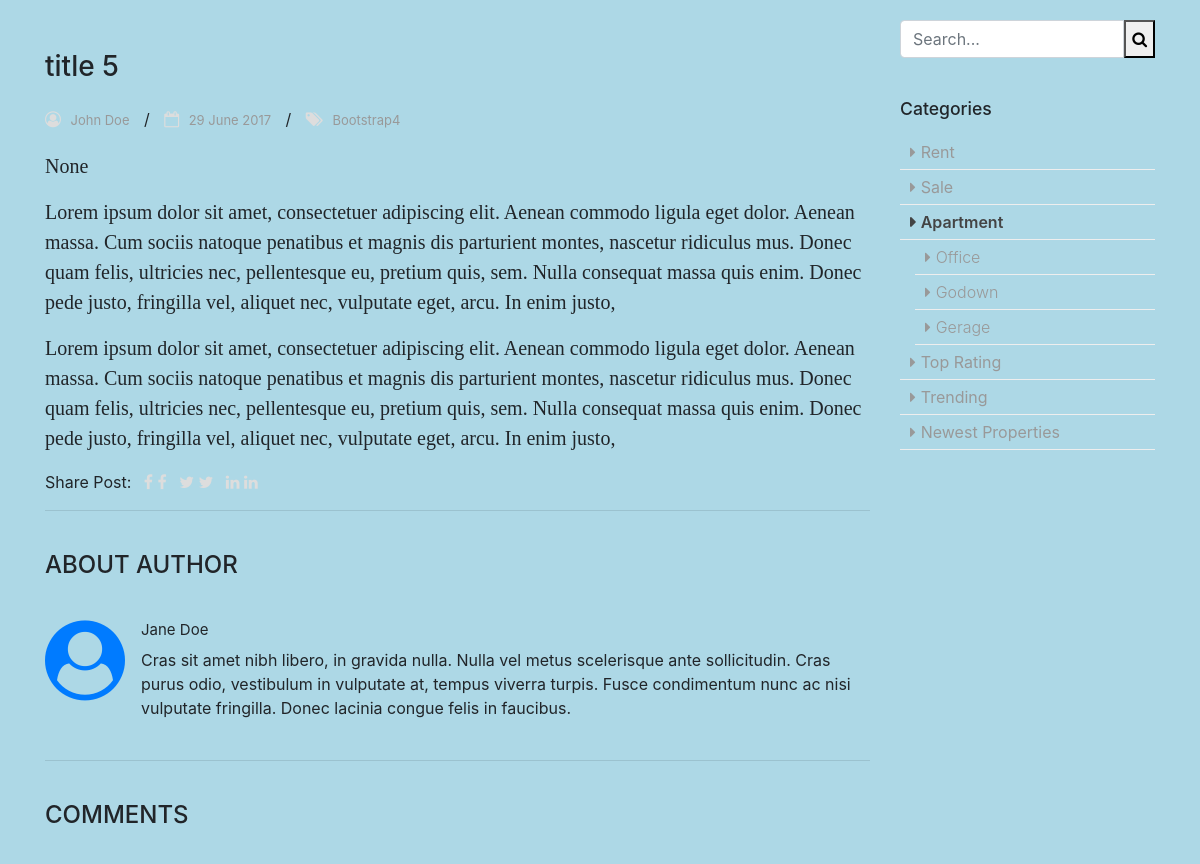
Before: /post/4 (upper part) with the older database file.
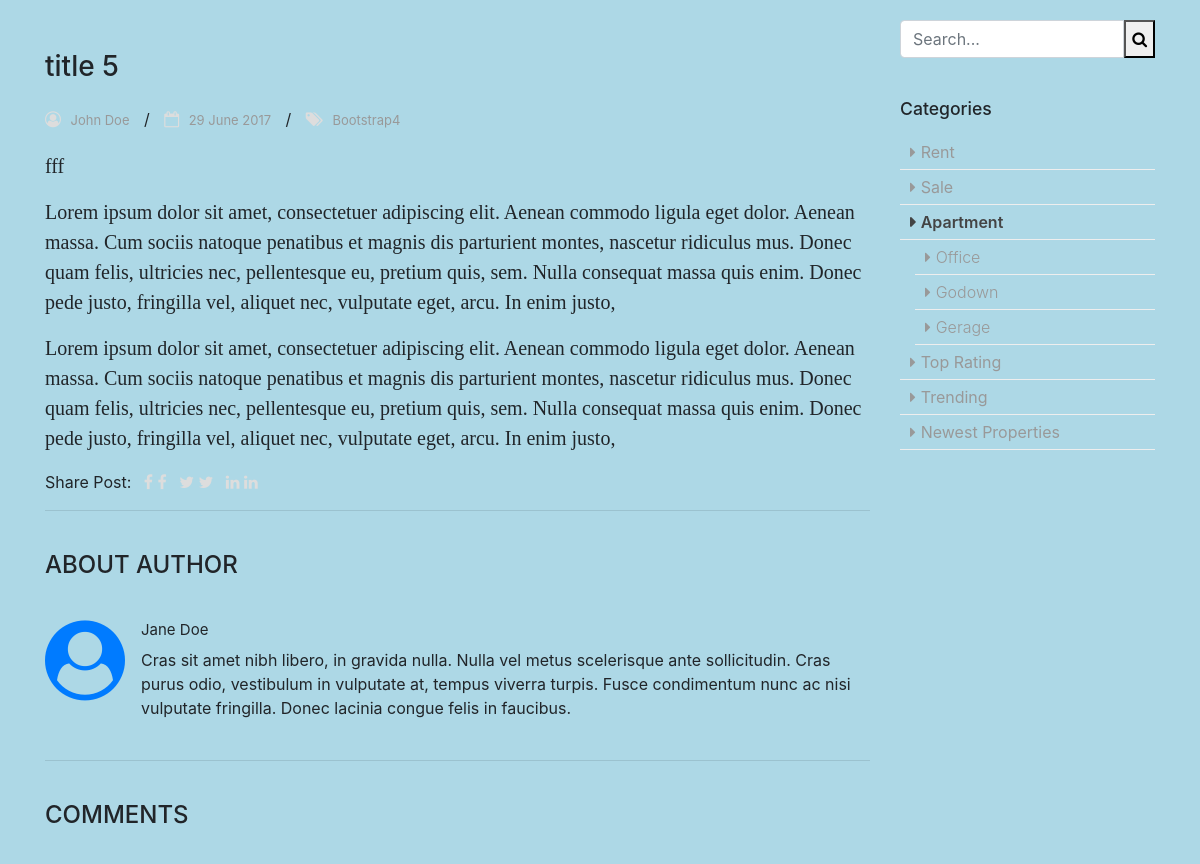
After: the same page with the newer database file.
### blog/models.py (models this page shows, shortened)
class Post(models.Model):
    title = models.CharField(max_length=63)
    slug = models.SlugField(null=True)
    text = models.TextField(null=True)
    pub_date = models.DateField(null=True)
    image = models.FileField(null=True)

### blog/views.py (the view)
# urls.py: path('post/<int:id>', post_details, name="post-details"),
def post_details(request, id):
    context = {}
    try:
       post = Post.objects.get(id=id)
       context['post'] = post
    except Post.DoesNotExist:
        context['error'] = "Not found"
    template_name = 'blog/post_details.html'
    return render(request, template_name, context)

### blog/templates/blog/post_details.html (shortened to what this page needs)
{% extends 'base.html' %}
{% load static %}
{% block css %}
<link href="https://maxcdn.bootstrapcdn.com/font-awesome/4.7.0/css/font-awesome.min.css" rel="stylesheet">
<link rel="stylesheet" href="{% static 'blog/post.css' %}">
{% endblock %}
{% block body %}
<div class="container pb50">
    <div class="row">
        <div class="col-md-9 mb40">
            <article>
                <div class="post-content">
                    <h3>{{post.title}}</h3>
                    <ul class="post-meta list-inline">
                        <li class="list-inline-item">
                            <i class="fa fa-user-circle-o"></i> <a href="#">John Doe</a>
                        </li>
                        <li class="list-inline-item">
                            <i class="fa fa-calendar-o"></i> <a href="#">29 June 2017</a>
                        </li>
                        <li class="list-inline-item">
                            <i class="fa fa-tags"></i> <a href="#">Bootstrap4</a>
                        </li>
                    </ul>
                    <p> {{post.text}}</p>
                                            <p class="lead">Lorem ipsum dolor sit amet, consectetuer adipiscing elit. Aenean commodo ligula eget dolor. Aenean massa. Cum sociis natoque penatibus et magnis dis parturient montes, nascetur ridiculus mus. Donec quam felis, ultricies nec, pellentesque eu, pretium quis, sem. Nulla consequat massa quis enim. Donec pede justo, fringilla vel, aliquet nec, vulputate eget, arcu. In enim justo, </p>
                    <p>Lorem ipsum dolor sit amet, consectetuer adipiscing elit. Aenean commodo ligula eget dolor. Aenean massa. Cum sociis natoque penatibus et magnis dis parturient montes, nascetur ridiculus mus. Donec quam felis, ultricies nec, pellentesque eu, pretium quis, sem. Nulla consequat massa quis enim. Donec pede justo, fringilla vel, aliquet nec, vulputate eget, arcu. In enim justo, </p>
                    <ul class="list-inline share-buttons">
                        <li class="list-inline-item">Share Post:</li>
                        <li class="list-inline-item">
                            <a href="#" class="social-icon-sm si-dark si-colored-facebook si-gray-round">
                                <i class="fa fa-facebook"></i>
                                <i class="fa fa-facebook"></i>
                            </a>
                        </li>
                        <li class="list-inline-item">
                            <a href="#" class="social-icon-sm si-dark si-colored-twitter si-gray-round">
                                <i class="fa fa-twitter"></i>
                                <i class="fa fa-twitter"></i>
                            </a>
                        </li>
                        <li class="list-inline-item">
                            <a href="#" class="social-icon-sm si-dark si-colored-linkedin si-gray-round">
                                <i class="fa fa-linkedin"></i>
                                <i class="fa fa-linkedin"></i>
                            </a>
                        </li>
                    </ul>
                    <hr class="mb40">
                    <h4 class="mb40 text-uppercase font500">About Author</h4>
                    <div class="media mb40">
                        <i class="d-flex mr-3 fa fa-user-circle fa-5x text-primary"></i>
                        <div class="media-body">
                            <h5 class="mt-0 font700">Jane Doe</h5> Cras sit amet nibh libero, in gravida nulla. Nulla vel metus scelerisque ante sollicitudin. Cras purus odio, vestibulum in vulputate at, tempus viverra turpis. Fusce condimentum nunc ac nisi vulputate fringilla. Donec lacinia congue felis in faucibus.
                        </div>
                    </div>
                    <hr class="mb40">
                    <h4 class="mb40 text-uppercase font500">Comments</h4>
                </div>
            </article>
        </div>
        <div class="col-md-3 mb40">
            <div class="mb40">
                <form>
                    <div class="input-group">
                        <input type="text" class="form-control" placeholder="Search..." aria-describedby="basic-addon2">
                        <button class="input-group-addon" id="basic-addon2"><i class="fa fa-search"></i></button>
                    </div>
                </form>
            </div>
            <div class="mb40">
                <h4 class="sidebar-title">Categories</h4>
                <ul class="list-unstyled categories">
                    <li><a href="#">Rent</a></li>
                    <li><a href="#">Sale</a></li>
                    <li class="active"><a href="#">Apartment</a>
                        <ul class="list-unstyled">
                            <li><a href="#">Office</a></li>
                            <li><a href="#">Godown</a></li>
                            <li><a href="#">Gerage</a></li>
                        </ul>
                    </li>
                    <li><a href="#">Top Rating</a></li>
                    <li><a href="#">Trending</a></li>
                    <li><a href="#">Newest Properties</a></li>
                </ul>
            </div>
        </div>
    </div>
</div>
{% endblock%}

### templates/base.html (shortened to what this page needs)
{% load static %}
<!DOCTYPE html>
<html>
<head>
        <link rel="stylesheet" href="https://cdn.jsdelivr.net/npm/bootstrap@4.6.1/dist/css/bootstrap.min.css">
        <link rel="stylesheet" href="{% static 'blog/base.css' %}">
        <link rel="stylesheet" href="https://cdnjs.cloudflare.com/ajax/libs/font-awesome/4.7.0/css/font-awesome.min.css">
        {% block css %}
        {% endblock %}
</head>
<body>
{% block body %}
{% endblock body%}
</body>
</html>

### blog/static/blog/base.css (style rules this page uses)
body { background-color: lightblue; }
p { font-family: verdana; font-size: 20px; }

### blog/static/blog/post.css (style rules this page uses)
body { margin-top:20px; }
.post-meta { padding-top: 15px; margin-bottom: 20px; }
.post-meta li:not(:last-child) { margin-right: 10px; }
.post-meta li a { color: #999; font-size: 13px; }
.post-meta li i { margin-right: 5px; }
.post-meta li:after { margin-top: -5px; content: "/"; margin-left: 10px; }
.post-meta li:last-child:after { display: none; }
.share-buttons li { vertical-align: middle; }
.share-buttons li a { margin-right: 0px; }
.post-content .fa { color: #ddd; }
.mb40 { margin-bottom: 40px !important; }
.categories li a:before { content: "\f0da"; font-family: 'FontAwesome'; margin-right: 5px; }
.sidebar-title { margin-bottom: 1rem; font-size: 1.1rem; }
.categories li { vertical-align: middle; }
.categories li > ul { padding-left: 15px; }
.categories li > ul > li > a { font-weight: 300; }
.categories li a { color: #999; position: relative; display: block; padding: 5px 10px; border-bottom: 1px solid #eee; }
.categories > li.active > a { font-weight: 600; color: #444; }
.media-body h5 { font-size: 15px; letter-spacing: 0px; line-height: 20px; font-weight: 400; }

Changed rows visible on the page:
changed Post "title 5": text "None" → "fff"
